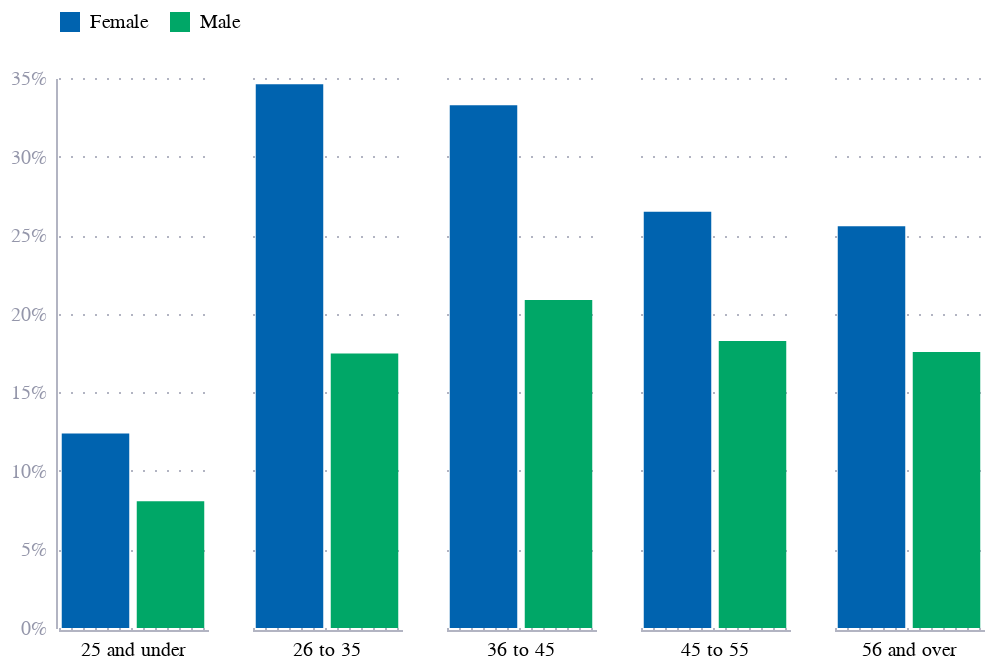

Notebook source saved alongside this figure:
### Markdown cell above
# Fig 3

### Code cell
df = pd.read_excel("e61.xlsx", sheet_name="Figure 3", skiprows=0)
df.columns = ["age", "Female", "Male"]
df = df.melt(id_vars=["age"], var_name="gender")
df['value'] = df['value']/100

chart = alt.Chart(df).mark_bar().encode(
    y=alt.Y('value:Q', title="", axis=alt.Axis(format=".0%")),
    x=alt.X('gender:N', title="", axis=alt.Axis(labels=False, tickOpacity=0)),
    color=alt.Color("gender:N",
                    legend=alt.Legend(title=None,
                                      orient="top",
                    ),
                    scale=alt.Scale(
                                range=["#0063AF", "#00A767"],
                    )
                    ),
    column=alt.Column('age:N', title="",
                                   header=alt.Header(labelAngle=0,
                                                     orient="bottom",
                                  labelAlign="center",
                                  ),
    ),
)

chart = chart.properties(
    width=75,
    height=275
)

chart.save("e61_fig3.json")
chart.save("e61_fig3.png", scale_factor=2.0)
chart

### Figure 1 — Vega-Lite specification as saved in the notebook (floating-point values rounded to 4 significant figures)
{"config": {"font": "Circular Std", "mark": {"line": {"interpolate": "monotone"}}, "view": {"stroke": "transparent", "width": 400, "height": 300}, "range": {"category": ["#36B7B4", "#E6224B", "#F4C245", "#0063AF", "#00A767", "#179FDB", "#EB5C2E"], "diverging": ["#E6224B", "#E54753", "#C9C9C9", "#179FDB", "#122B39"], "heatmap": ["#C9C9C9", "#179FDB", "#0063AF", "#122B39"], "ordinal": ["#00A767", "#36B7B4", "#179FDB", "#0063AF", "#243B5A"]}, "axisX": {"domainColor": "#676A86", "domainOpacity": 0.5, "grid": false, "labelAngle": 0, "labelColor": "#676A86", "labelOpacity": 0.7, "orient": "bottom", "tickColor": "#676A86", "tickCount": 10, "tickOpacity": 0.5, "title": false, "titleAlign": "center", "titleAnchor": "middle", "titleColor": "#676A86", "titleFontSize": 12, "titleOpacity": 0.8, "titleY": -15}, "axisY": {"domainColor": "#676A86", "domainOpacity": 0.5, "gridColor": "#676A86", "gridDash": [1, 5], "gridOpacity": 0.5, "labelColor": "#676A86", "labelOpacity": 0.7, "labelPadding": 5, "tickColor": "#676A86", "tickCount": 8, "tickOpacity": 0.5, "ticks": false, "titleAlign": "left", "titleAngle": 0, "titleBaseline": "bottom", "titleColor": "#676A86", "titleFontSize": 12, "titleOpacity": 0.8, "titleX": 0, "titleY": -7}}, "data": {"name": "data-765438af1c109ee03409fc9df5fdc558"}, "mark": {"type": "bar"}, "encoding": {"color": {"field": "gender", "legend": {"orient": "top", "title": null}, "scale": {"range": ["#0063AF", "#00A767"]}, "type": "nominal"}, "column": {"field": "age", "header": {"labelAlign": "center", "labelAngle": 0, "orient": "bottom"}, "title": "", "type": "nominal"}, "x": {"axis": {"labels": false, "tickOpacity": 0}, "field": "gender", "title": "", "type": "nominal"}, "y": {"axis": {"format": ".0%"}, "field": "value", "title": "", "type": "quantitative"}}, "height": 275, "width": 75, "$schema": "https://vega.github.io/schema/vega-lite/v5.8.0.json", "datasets": {"data-765438af1c109ee03409fc9df5fdc558": [{"age": "25 and under", "gender": "Female", "value": 0.1238}, {"age": "26 to 35", "gender": "Female", "value": 0.346}, {"age": "36 to 45", "gender": "Female", "value": 0.3326}, {"age": "45 to 55", "gender": "Female", "value": 0.2649}, {"age": "56 and over", "gender": "Female", "value": 0.2556}, {"age": "25 and under", "gender": "Male", "value": 0.0807}, {"age": "26 to 35", "gender": "Male", "value": 0.1747}, {"age": "36 to 45", "gender": "Male", "value": 0.2087}, {"age": "45 to 55", "gender": "Male", "value": 0.1827}, {"age": "56 and over", "gender": "Male", "value": 0.1756}]}}
